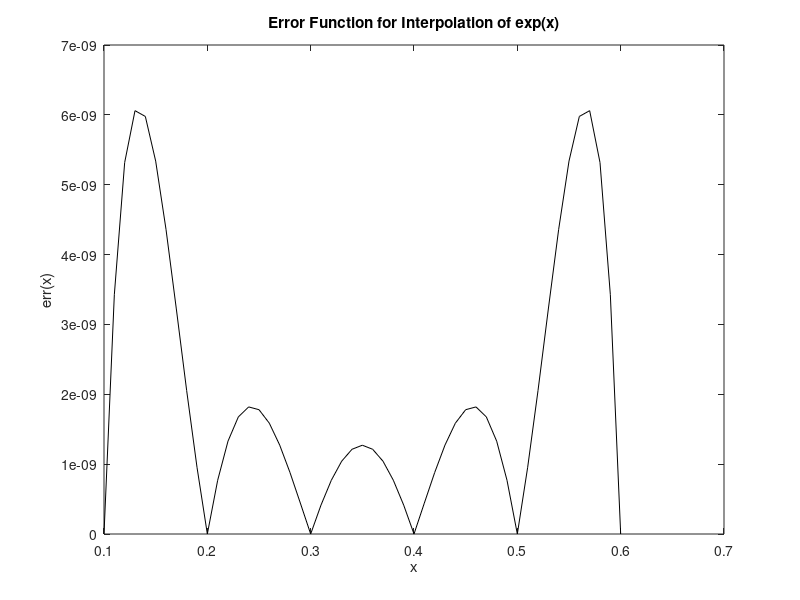

MATLAB code to generate this figure:
%% Progam to print the error function for
%% approximation of the e^x by lagrange interpolation
%% function
%
%% Author: Sahil Raj
%% Assignment 3 Problem 3

clc; clear all;

%% Data points
Xs = [
  0.1;
  0.2;
  0.3;
  0.4;
  0.5;
  0.6;
];

%% Function to compute the upper bound
%% of the error function
function y = err_bound(Xs, x)
  N = length(Xs);
  y = exp(max(Xs)) / factorial(N+1);
  for i = 1:N
    y *= abs(x - Xs(i));
  endfor
endfunction

%% Sampled points in the range
points = 0.1:0.01:0.6;
Np = length(points);
err = zeros(Np, 1);
for i = 1:Np
  err(i) = err_bound(Xs, points(i));
endfor

%% Plot the points
plot(points, err, 'k');
xlabel("x");
ylabel("err(x)");
title("Error Function for Interpolation of exp(x)");
